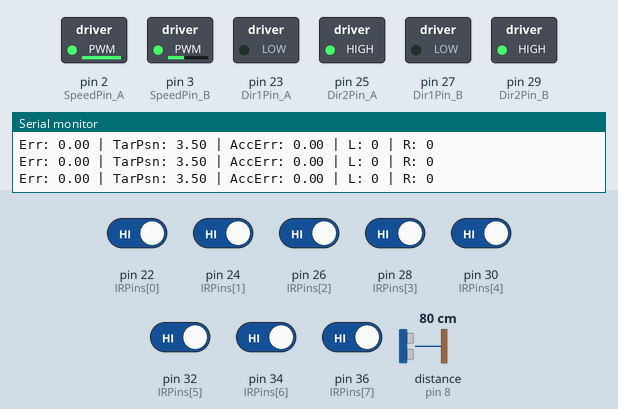
A sketch run on a simulated Arduino Mega 2560, built with avr-gcc and run on an emulated ATmega2560. Parts: switched loads named in the sketch (green lamp = pin HIGH), the last lines printed to the serial monitor. Wiring (inferred from the names in the program): ultrasonic range finder: trigger pin 9; echo pin 8. Dashed ring = blinking. The test bench sets the inputs (shaded band); at power-on: pin 22 (IRPins[0]), pin 24 (IRPins[1]), pin 26 (IRPins[2]), pin 28 (IRPins[3]), pin 30 (IRPins[4]), pin 32 (IRPins[5]), pin 34 (IRPins[6]), pin 36 (IRPins[7]) HIGH, distance to the obstacle (sensor on pin 8) 80 cm. The echo pulse lasts 58.3 µs per cm; pins used as bus, display or sensor lines are not drawn.

Above: at 1.2 s.
1.3 s: pin 22 (IRPins[0]) driven LOW
At 1.39 s:
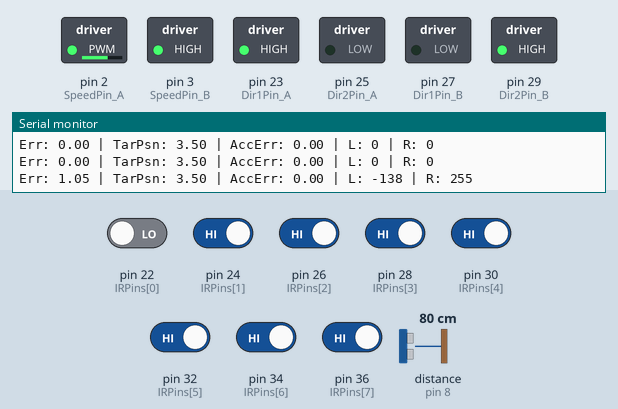
4.3 s: distance to the obstacle (sensor on pin 8) set to 19 cm
7.3 s: distance to the obstacle (sensor on pin 8) set to 16 cm
At 8.5 s:
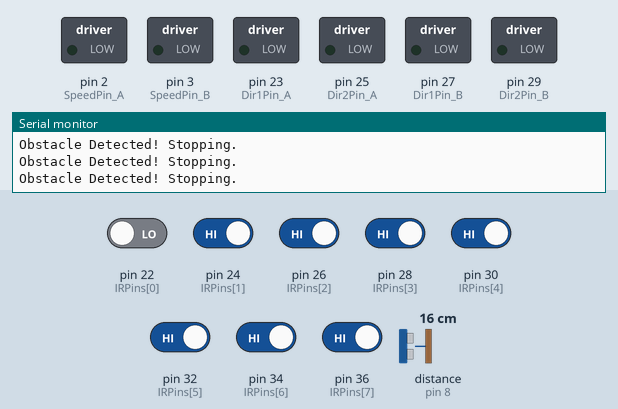
8.8 s: distance to the obstacle (sensor on pin 8) set to 18 cm
At 8.95 s:
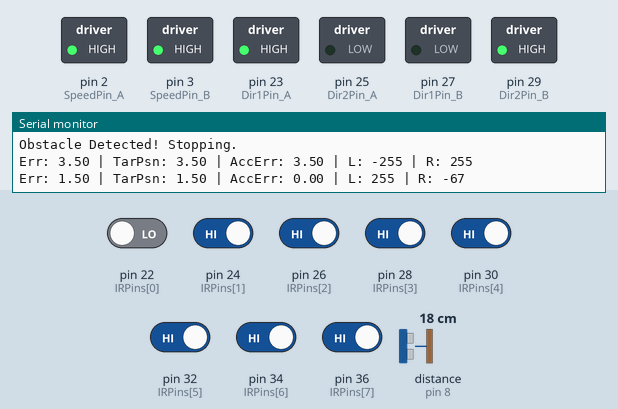
11.8 s: pin 32 (IRPins[5]) driven LOW
At 13.8 s:
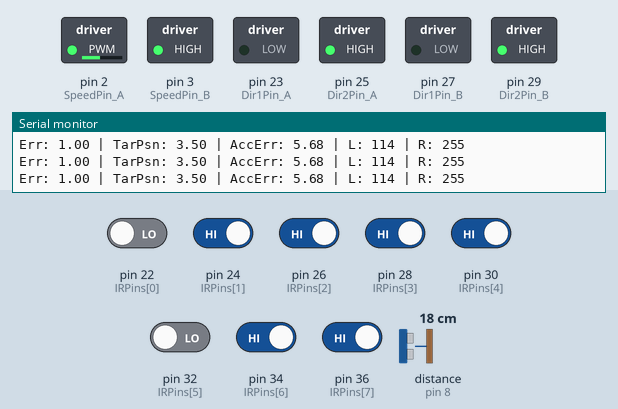
14.8 s: pin 34 (IRPins[6]) driven LOW
At 15.7 s:
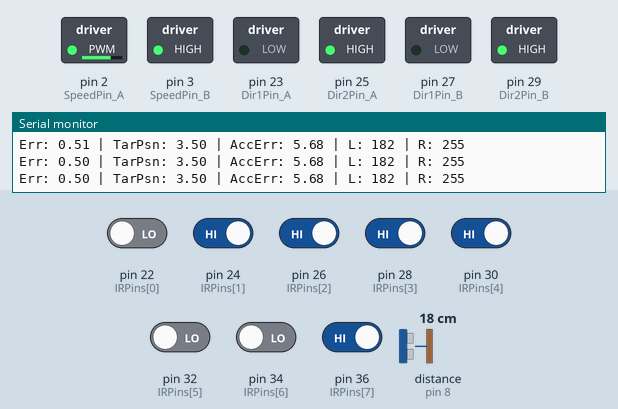
Timing chart, 0 to 17.8 s (numbered marks = the images above; inputs shaded):
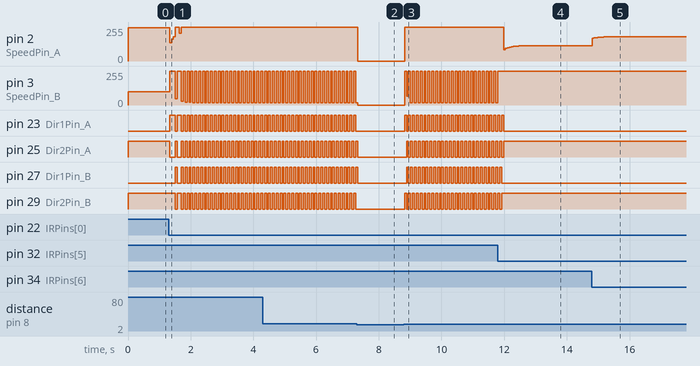

Measured:
- the behaviour switches between 18 and 17 cm on distance to the obstacle (sensor on pin 8) (found by bisection; images 1 and 2)
- after the input at 1.3 s, pin 3 (SpeedPin_B): ramps from 17/255 to 255/255 and jumps back, once every 0.12 s; pin 23 (Dir1Pin_A): goes HIGH 0.19 s, LOW 0.06 s, HIGH 0.12 s, 21 × (LOW 0.06 s, HIGH 0.06 s), then LOW, starting at once
- after the input at 7.3 s, pin 2 (SpeedPin_A): 255/255 → 0/255 at once; pin 23 (Dir1Pin_A), pin 29 (Dir2Pin_B): stops changing and stays LOW; pin 25 (Dir2Pin_A), pin 27 (Dir1Pin_B): goes on until 7.3 s, then stays LOW
- after the input at 8.8 s, pin 2 (SpeedPin_A): 0/255 → 255/255 at once; pin 23 (Dir1Pin_A), pin 29 (Dir2Pin_B): alternates HIGH for 0.06 s and LOW for 0.06 s, starting at once; pin 25 (Dir2Pin_A), pin 27 (Dir1Pin_B): alternates HIGH for 0.06 s and LOW for 0.06 s, starting after 0.09 s
- after the input at 11.8 s, pin 3 (SpeedPin_B): stops changing and stays 255/255; pin 23 (Dir1Pin_A): goes on until 12.0 s, then stays LOW; pin 25 (Dir2Pin_A): goes on until 12.0 s, then stays HIGH; pin 27 (Dir1Pin_B): goes on until 11.9 s, then stays LOW; pin 29 (Dir2Pin_B): goes on until 11.9 s, then stays HIGH
- after the input at 14.8 s, pin 2 (SpeedPin_A): moves from 114/255 to 182/255 over 0.55 s, starting at once

The sketch:

lpf_10s.ino
```cpp
// --- Pin Definitions ---
const int IRPins[8] = {22, 24, 26, 28, 30, 32, 34, 36};
const int Dir1Pin_A = 23; // Left Motor Direction 1
const int Dir2Pin_A = 25; // Left Motor Direction 2
const int SpeedPin_A = 2;   // Left Motor Speed (PWM)
const int Dir1Pin_B = 27; // Right Motor Direction 1
const int Dir2Pin_B = 29; // Right Motor Direction 2
const int SpeedPin_B = 3;   // Right Motor Speed (PWM)
const int EchoPin = 8;
const int TrigPin = 9;

// --- PID Constants (튜닝이 필요한 값들) ---
float Kp = 135.0;
float Ki = 0.0;
float Kd = 235.0;

// --- Global Variables ---
float error = 0;
float lastError = 0;
float integral = 0;
const float midPsn = 3.5; // 센서 중앙 위치 (0~7 기준)
int baseSpeed = 250;    // 목표 최고 속도

float filtered_psn = 3.5;
float alpha = 0.3;
float targetPsn = 3.5; // ⭐️ 전역 변수: 최종 PID 목표점

// --- 소프트 스타트(가속) 변수 ---
int currentSpeed = 0;
int accelerationRate = 100;

// --- 🚨 인코스 최적화 및 곡선 판단 변수 ---
float accumulatedError = 0.0;
const float errorThreshold = 6.0;
const float offset = 1.0;
// -----------------------------------------------------

void setup() {
  Serial.begin(9600); // ⭐️ 수정: Serial 통신 속도를 9600에서 99600으로 높이면 출력이 더 원활할 수 있습니다.
  for (int i = 0; i < 8; i++) {
    pinMode(IRPins[i], INPUT);
  }
  pinMode(Dir1Pin_A, OUTPUT);
  pinMode(Dir2Pin_A, OUTPUT);
  pinMode(SpeedPin_A, OUTPUT);
  pinMode(Dir1Pin_B, OUTPUT);
  pinMode(Dir2Pin_B, OUTPUT);
  pinMode(SpeedPin_B, OUTPUT);

  pinMode(TrigPin, OUTPUT);
  pinMode(EchoPin, INPUT);
}

void stopMotors() {
  analogWrite(SpeedPin_A, 0);
  analogWrite(SpeedPin_B, 0);
  digitalWrite(Dir1Pin_A, LOW);
  digitalWrite(Dir2Pin_A, LOW);
  digitalWrite(Dir1Pin_B, LOW);
  digitalWrite(Dir2Pin_B, LOW);

  currentSpeed = 0;

  accumulatedError = 0.0;
  targetPsn = midPsn; // 정지 시 목표점을 중앙으로 리셋
}

void loop() {
  long duration;
  float distance;
  digitalWrite(TrigPin, LOW);
  delayMicroseconds(2);
  digitalWrite(TrigPin, HIGH);
  delayMicroseconds(10);
  digitalWrite(TrigPin, LOW);
  duration = pulseIn(EchoPin, HIGH);
  distance = duration * 0.034 / 2;

  if (distance < 17 && distance > 0) {
    stopMotors();
    Serial.println("Obstacle Detected! Stopping.");
  }
  else {
    // --- (추가) 부드러운 가속 로직 ---
    if (currentSpeed < baseSpeed) {
      currentSpeed += accelerationRate;
      currentSpeed = min(currentSpeed, baseSpeed);
    }

    int vleft = 0;
    int vright = 0;

    // --- 1. Read Sensor Values ---
    int IRValues[8];
    int min = 8, max = -1;
    int count = 0;
    for (int i = 0; i < 8; i++) {
      IRValues[i] = digitalRead(IRPins[i]);
      if (IRValues[i] == LOW) { // 라인 감지 (LOW 활성화 기준)
        if (min == 8) min = i;
        max = i;
        count++;
      }
    }

    // --- 2. Process Sensor Data and Control Motors ---
    if (count > 0) {
      float psn = (min + max) / 2.0;

      filtered_psn = (alpha * psn) + ((1.0 - alpha) * filtered_psn);

      // 1. 현재 오차 계산 (라인 중앙 기준)
      float currentError = midPsn - filtered_psn;

      // ⭐️ 핵심 수정: targetPsn의 리셋을 코너 판단 로직 안으로 이동 ⭐️
      // 현재 targetPsn 값을 유지한 채로 코너 판단 로직을 실행합니다.

      // 오차가 작은 흔들림(1.5 이하)은 무시하고, 지속적인 오차만 누적합니다.
      if (abs(currentError) > 1.5) {
          accumulatedError += currentError;
      }

      // 누적 오차를 이용한 코너 판단 및 목표점 이동
      if (abs(accumulatedError) > errorThreshold) {
          // 누적된 오차가 양수(> 0) -> 좌회전 코너로 판단
          if (accumulatedError > 0) {
              targetPsn = 1.5; // 목표를 좌측 (인코스)으로 이동
          }
          // 누적된 오차가 음수(< 0) -> 우회전 코너로 판단
          else {
              targetPsn = 5.5; // 목표를 우측 (인코스)으로 이동
          }

          // 목표점 이동 후, 누적값 초기화
          accumulatedError = 0;
      }
      // ⭐️ 수정된 리셋 로직: 누적 오차가 임계값 이하일 때만 중앙으로 복귀합니다. ⭐️
      else {
          targetPsn = midPsn; // 코너가 아닐 때만 중앙(3.5)으로 설정
      }
      // -----------------------------------------------------------

      error = targetPsn - filtered_psn; // 최종 목표점(targetPsn) 사용

      integral += error;
      integral = constrain(integral, -400, 400);

      float derivative = error - lastError;
      float correction = Kp * error + Ki * integral + Kd * derivative;
      lastError = error;

      vleft = currentSpeed - correction;
      vright = currentSpeed + correction;

      vleft = constrain(vleft, -255, 255);
      vright = constrain(vright, -255, 255);

      // --- Control Left Motor ---
      if (vleft >= 0) {
        digitalWrite(Dir1Pin_A, LOW); digitalWrite(Dir2Pin_A, HIGH);
        analogWrite(SpeedPin_A, vleft);
      } else {
        digitalWrite(Dir1Pin_A, HIGH); digitalWrite(Dir2Pin_A, LOW);
        analogWrite(SpeedPin_A, -vleft);
      }

      // --- Control Right Motor ---
      if (vright >= 0) {
        digitalWrite(Dir1Pin_B, LOW); digitalWrite(Dir2Pin_B, HIGH);
        analogWrite(SpeedPin_B, vright);
      } else {
        digitalWrite(Dir1Pin_B, HIGH); digitalWrite(Dir2Pin_B, LOW);
        analogWrite(SpeedPin_B, -vright);
      }
    }
    // If the line is lost (라인 이탈)
    else {
      targetPsn = midPsn; // 라인 이탈 시 목표점은 중앙으로 초기화

      // (라인 이탈 시 로직은 그대로 유지)
      if (lastError > 0) {
        digitalWrite(Dir1Pin_A, LOW);  digitalWrite(Dir2Pin_A, HIGH);
        digitalWrite(Dir1Pin_B, LOW); digitalWrite(Dir2Pin_B, HIGH);
        analogWrite(SpeedPin_A, 100);
        analogWrite(SpeedPin_B, 250);
      }
      else {
        digitalWrite(Dir1Pin_A, LOW); digitalWrite(Dir2Pin_A, HIGH);
        digitalWrite(Dir1Pin_B, LOW);  digitalWrite(Dir2Pin_B, HIGH);
        analogWrite(SpeedPin_A, 250);
        analogWrite(SpeedPin_B, 100);
      }
      accumulatedError = 0.0;
    }

    //--- 3. Debugging Output ---
    Serial.print("Err: ");
    Serial.print(error);
    Serial.print(" | TarPsn: "); // 현재 PID 목표 위치
    Serial.print(targetPsn);
    Serial.print(" | AccErr: "); // 누적 오차 값
    Serial.print(accumulatedError);
    Serial.print(" | L: ");
    Serial.print(vleft);
    Serial.print(" | R: ");
    Serial.println(vright);
  }

  delay(10); // 루프 주기를 10ms로 설정
}
```
